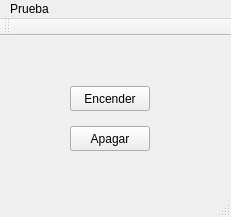
<?xml version="1.0" encoding="UTF-8"?>
<ui version="4.0">
 <class>MainWindow</class>
 <widget class="QMainWindow" name="MainWindow">
  <property name="geometry">
   <rect>
    <x>0</x>
    <y>0</y>
    <width>231</width>
    <height>217</height>
   </rect>
  </property>
  <property name="windowTitle">
   <string>MainWindow</string>
  </property>
  <widget class="QWidget" name="centralWidget">
   <widget class="QPushButton" name="BTN_encdender">
    <property name="geometry">
     <rect>
      <x>70</x>
      <y>50</y>
      <width>80</width>
      <height>25</height>
     </rect>
    </property>
    <property name="text">
     <string>Encender</string>
    </property>
   </widget>
   <widget class="QPushButton" name="Apagar">
    <property name="geometry">
     <rect>
      <x>70</x>
      <y>90</y>
      <width>80</width>
      <height>25</height>
     </rect>
    </property>
    <property name="text">
     <string>Apagar</string>
    </property>
   </widget>
  </widget>
  <widget class="QMenuBar" name="menuBar">
   <property name="geometry">
    <rect>
     <x>0</x>
     <y>0</y>
     <width>231</width>
     <height>22</height>
    </rect>
   </property>
   <widget class="QMenu" name="menuPrueba">
    <property name="title">
     <string>Prueba</string>
    </property>
   </widget>
   <addaction name="menuPrueba"/>
  </widget>
  <widget class="QToolBar" name="mainToolBar">
   <attribute name="toolBarArea">
    <enum>TopToolBarArea</enum>
   </attribute>
   <attribute name="toolBarBreak">
    <bool>false</bool>
   </attribute>
  </widget>
  <widget class="QStatusBar" name="statusBar"/>
 </widget>
 <layoutdefault spacing="6" margin="11"/>
 <resources/>
 <connections/>
</ui>
